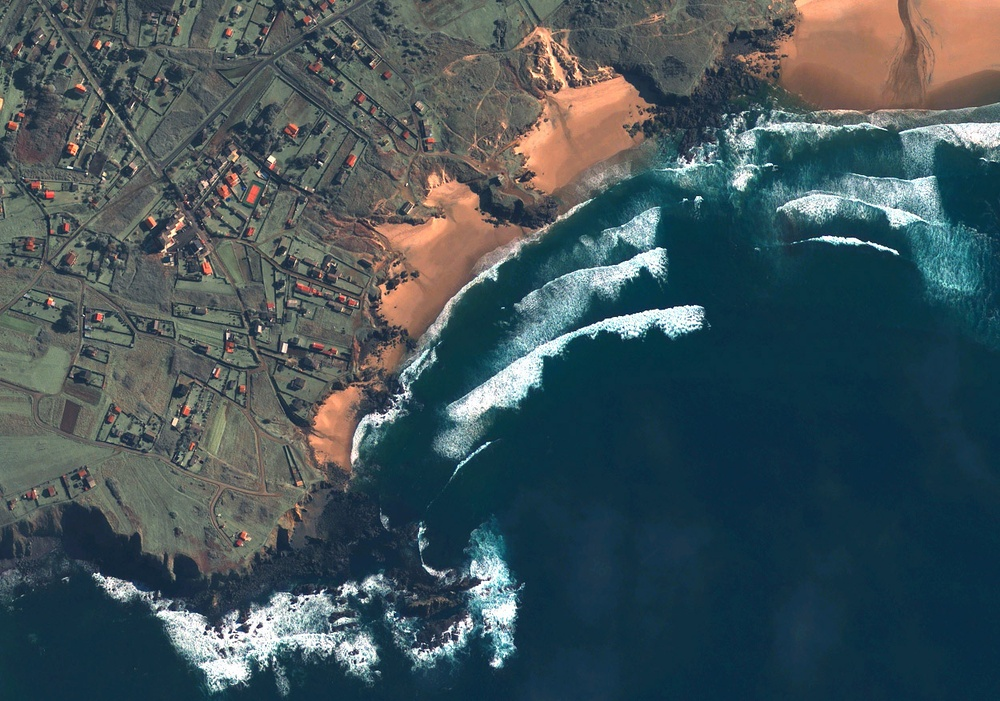
%> input picture SpainBeach.jpg, 1000 x 701 px, shrunk from 1250 x 876 before the run
$ octave KMeans.m   (GNU Octave 9; MATLAB toolbox functions it lacks are replaced by stand-ins)
%> lines starting %> are read from the running program, lines starting %| are printed output that depends on the picture
% Méthode K-Means dans le cadre des classification non supervisé


clear all; close all; clc;


Img = imread('SpainBeach.jpg');
%> Img is the input picture: size 701x1000x3 uint8; mean R, G, B 67.1, 83.8, 89.1
cform = makecform('srgb2lab');
Img_lab = applycform(Img,cform);
%> Img_lab: size 701x1000x3 uint8; mean of channels 1, 2, 3 87, 124.1, 122.7

I = double(Img_lab(:,:,2:3));
lignes = size(I,1);
%> lignes = 701
colonnes = size(I,2);
%> colonnes = 1000
I = reshape(I,lignes*colonnes,2);

nColors = 3; %Nbres de couleur

% répétez le clustering 3 fois pour éviter les minima locaux
% Distance Euclidienne au carré, chaque centroïde est la moyenne des points de ce groupe.
[cluster_idx, cluster_center] = kmeans(I,nColors,'distance','sqEuclidean', 'Replicates',3);
%> cluster_center = [120 114.6; 125.6 129.5; 147 149.7]

pixel_labels = reshape(cluster_idx,lignes,colonnes); % on reforme l' image
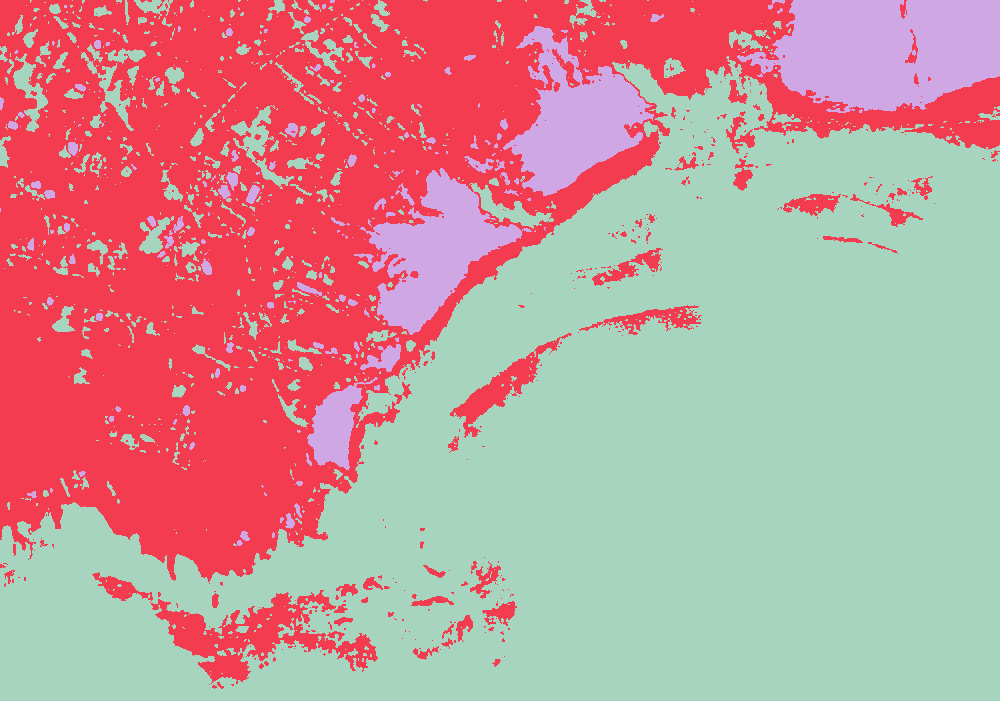
%> pixel_labels: size 701x1000 double; 3 distinct labels, from 1 to 3; one colour per label, 0 black
figure, imshow(pixel_labels,[]), title('image étiquetée par index de cluster');

segmented_images = cell(1,3);
rgb_label = repmat(pixel_labels,[1 1 3]);
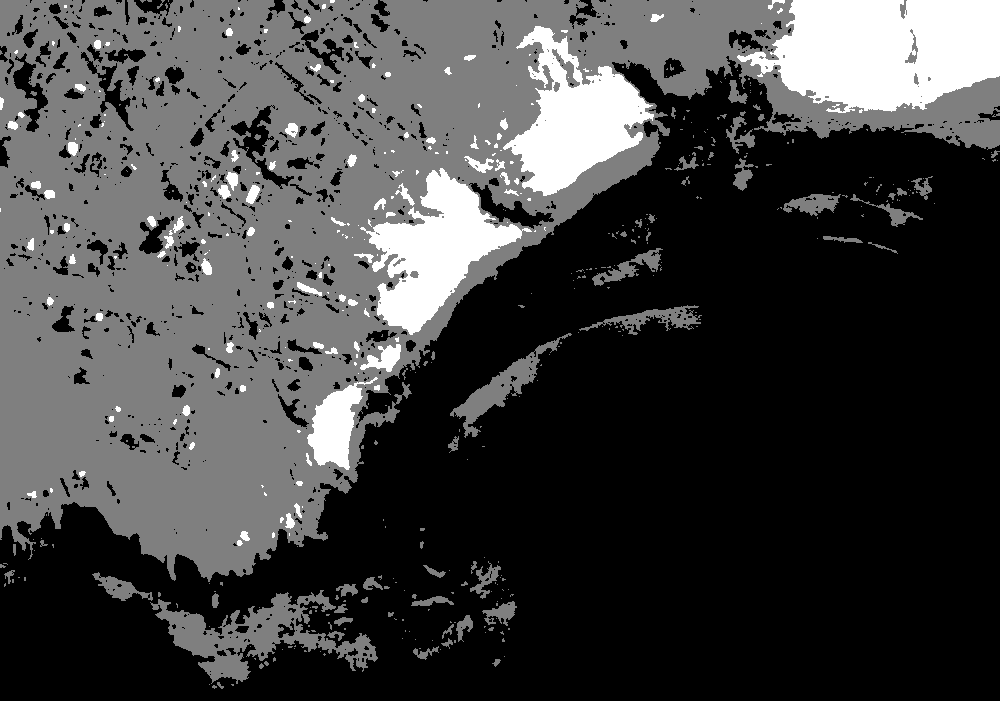
%> rgb_label: size 701x1000x3 double; min 1, max 3, mean 1.52; drawn with min black and max white

% on redonne la couleur
for k = 1:nColors
    color = Img;
    color(rgb_label ~= k) = 0;
    segmented_images{k} = color;
end
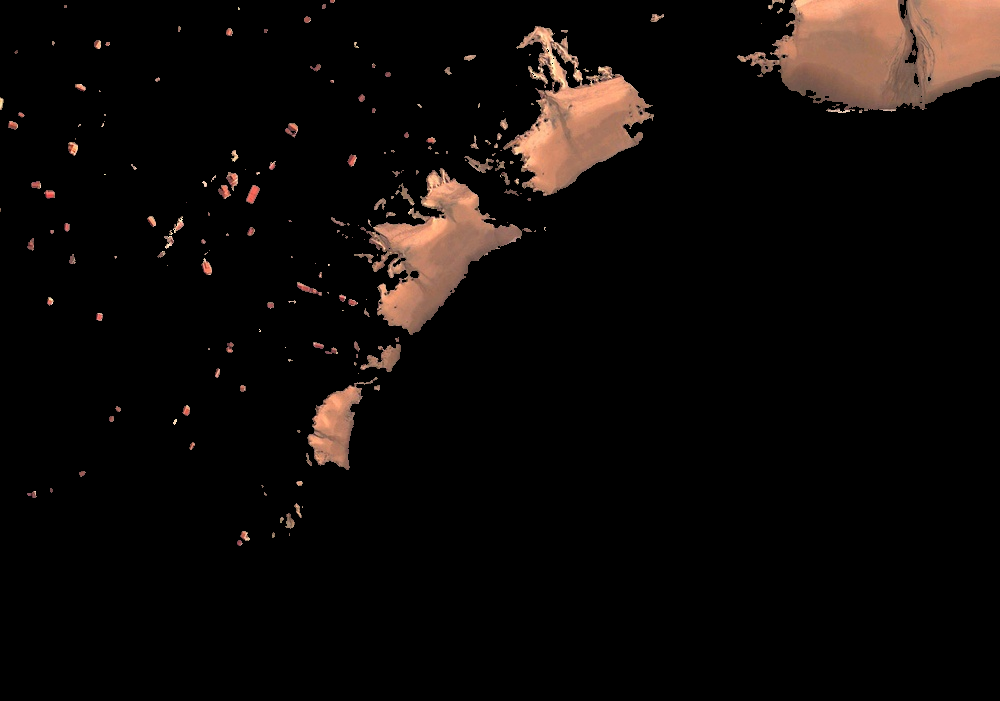
%> color: size 701x1000x3 uint8; mean R, G, B 13.7, 9.6, 7.8
%> after the loop, segmented_images = 3 items


figure,
subplot(2,2,1), imshow(uint8(Img)), title('spain beach - original');
subplot(2,2,2), imshow(segmented_images{1}), title('objets dans le cluster 1');
%> after `imshow(segmented_images{1})`:
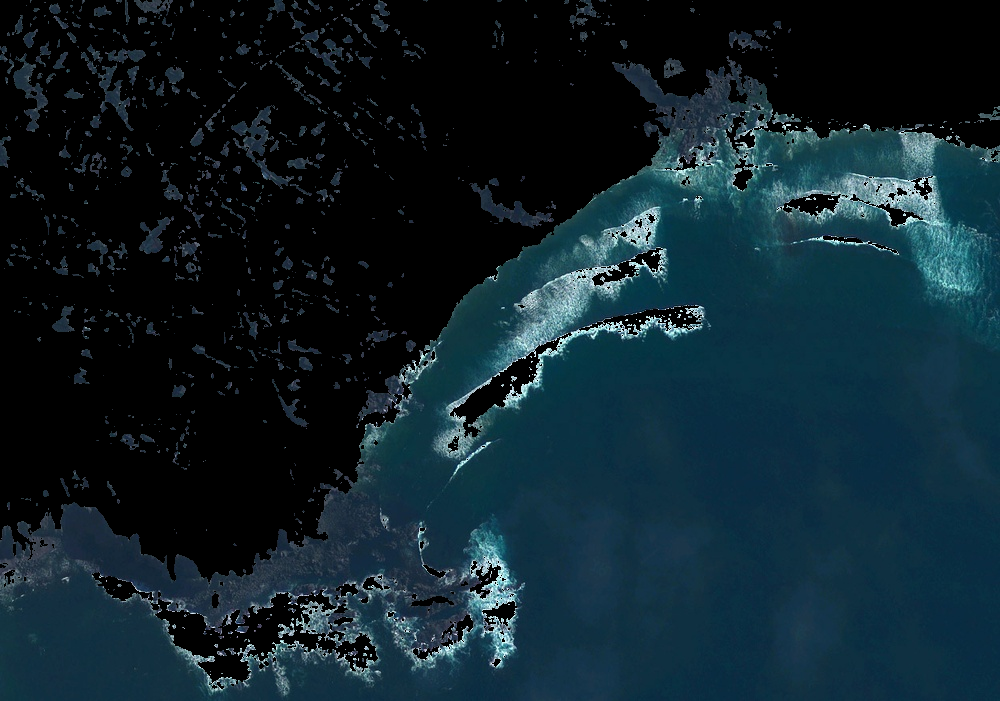
%> displayed picture: size 701x1000x3, on the screen's scale of 0 to 255; mean R, G, B 15.4, 34.4, 42.9
imwrite(segmented_images{1},'kmeans1.jpg');
subplot(2,2,3), imshow(segmented_images{2}), title('objets dans le cluster 2');
%> after `imshow(segmented_images{2})`:
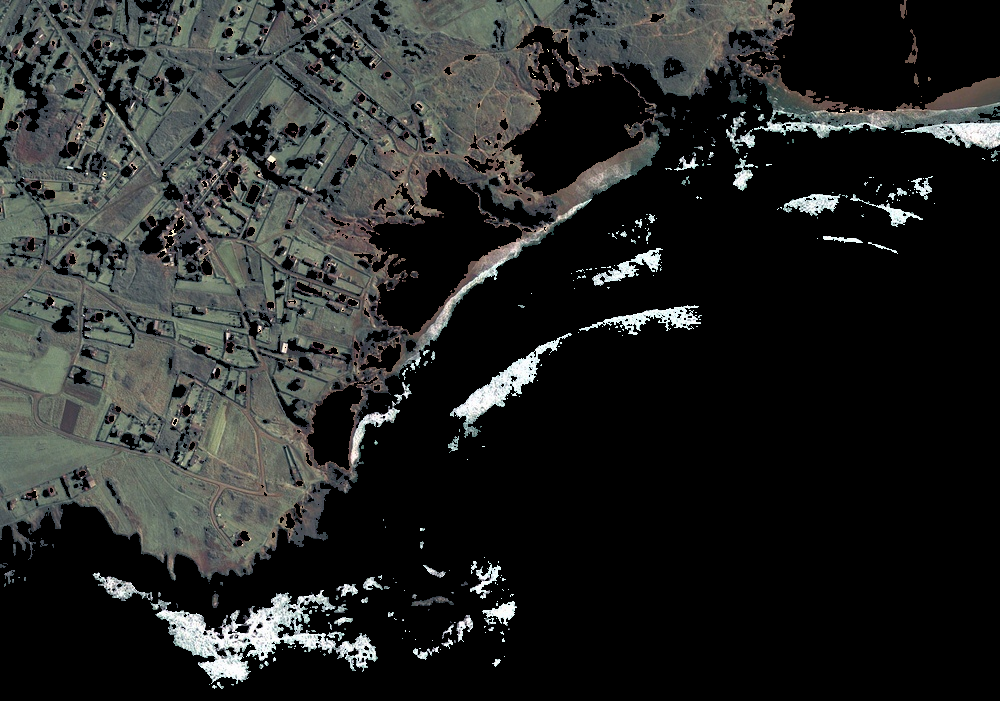
%> displayed picture: size 701x1000x3, on the screen's scale of 0 to 255; mean R, G, B 38.1, 39.9, 38.4
imwrite(segmented_images{2},'kmeans2.jpg');
subplot(2,2,4), imshow(segmented_images{3}), title('objets dans le cluster 3');
imwrite(segmented_images{3},'kmeans3.jpg');

$ run again, with MerAral_2003.jpg copied over SpainBeach.jpg
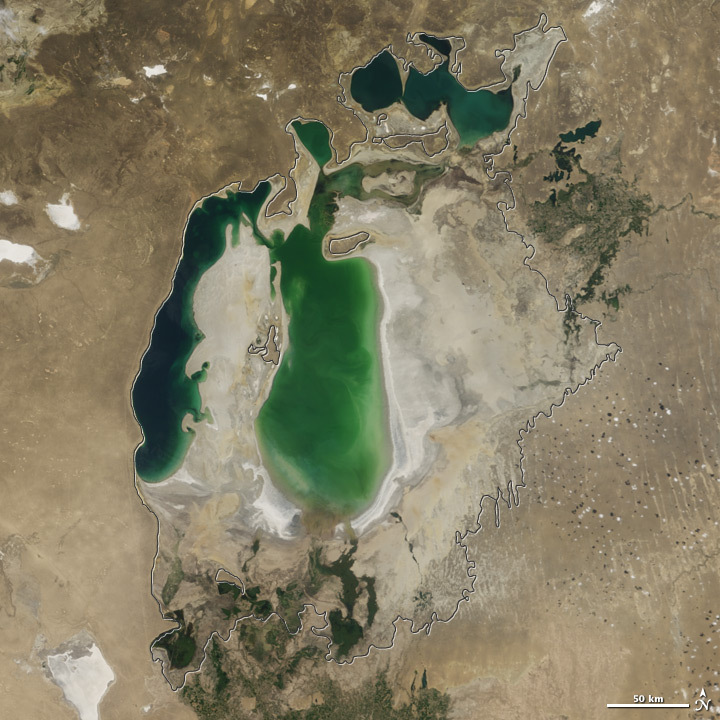
%> input picture MerAral_2003.jpg, 720 x 720 px
%> Img is the input picture: size 720x720x3 uint8; mean R, G, B 132.2, 125.3, 100.8
%> Img_lab: size 720x720x3 uint8; mean of channels 1, 2, 3 133.6, 127.6, 142.6
%> cluster_center = [130.5 144.9; 105.1 144.8; 126.2 136.2]
%> pixel_labels: size 720x720 double; 3 distinct labels, from 1 to 3
%> after the loop `for k = 1:nColors`:
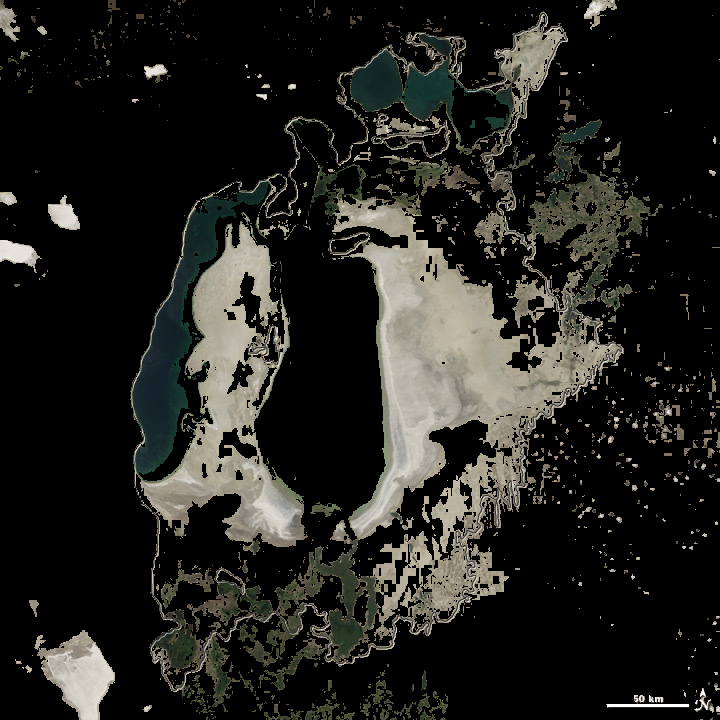
%> color: size 720x720x3 uint8; mean R, G, B 34.7, 34.4, 30.5
%> after the loop `for k = 1:nColors`: segmented_images = 3 items
%> `imshow(segmented_images{2})`:
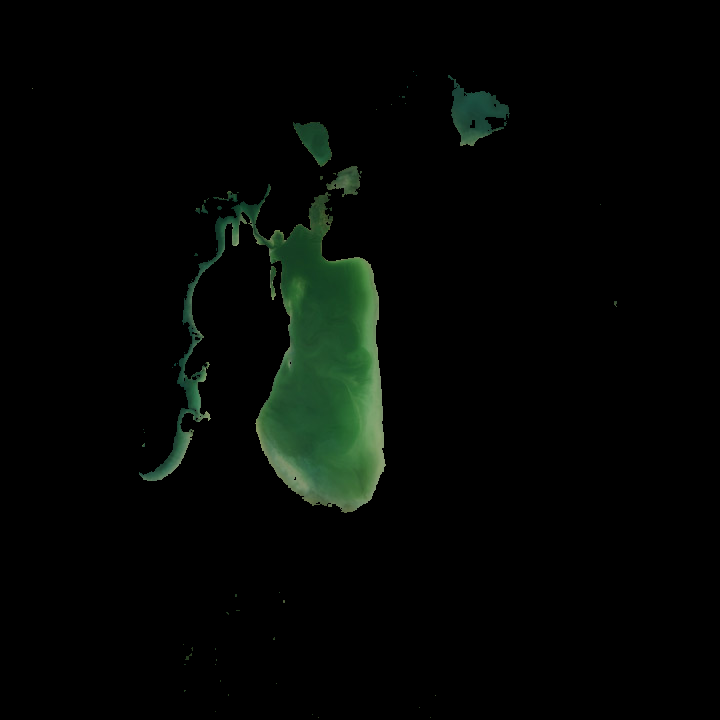
%> displayed picture: size 720x720x3, on the screen's scale of 0 to 255; mean R, G, B 3.4, 6.5, 3.9
